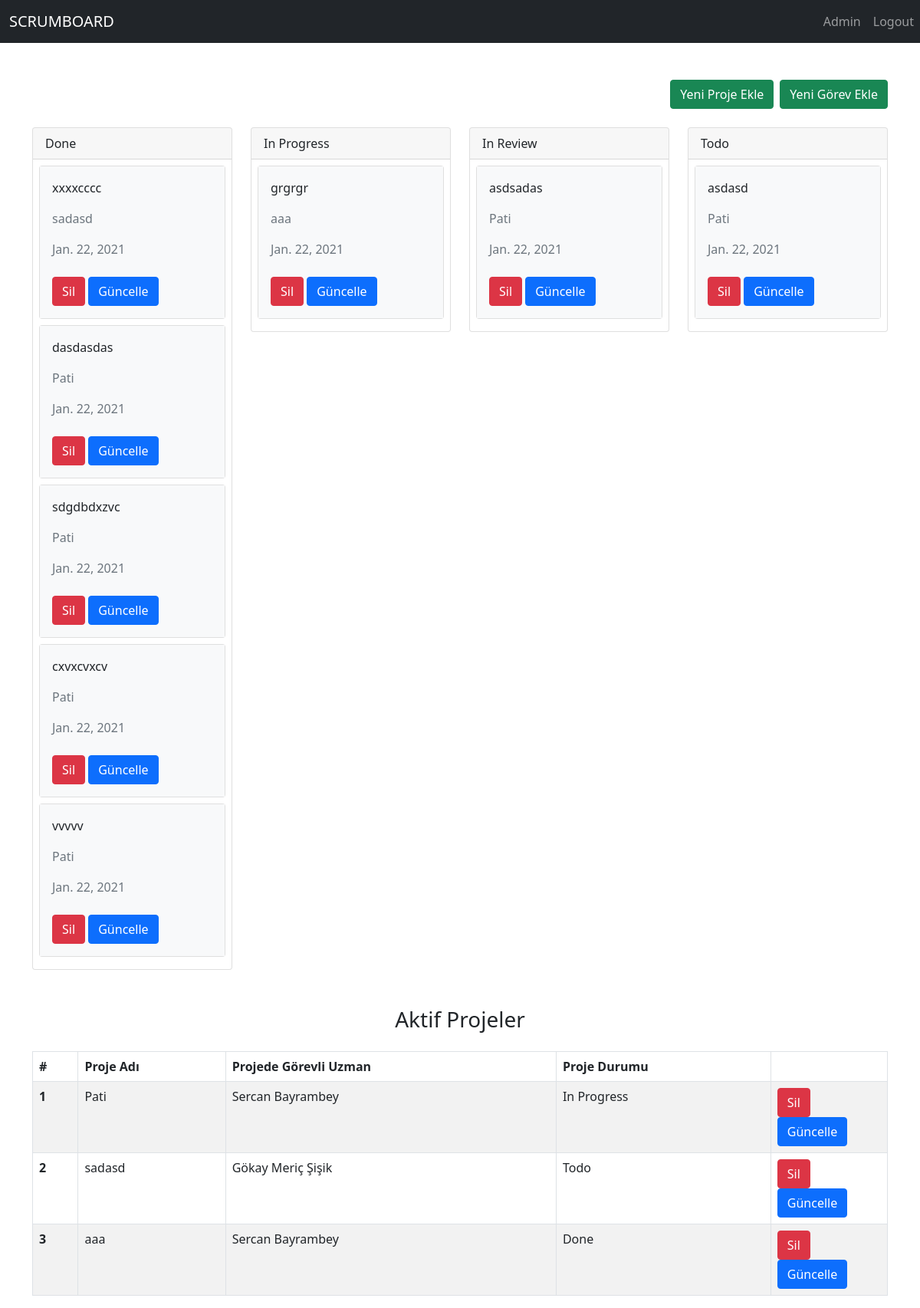
The app's page /home (signed in), older data.
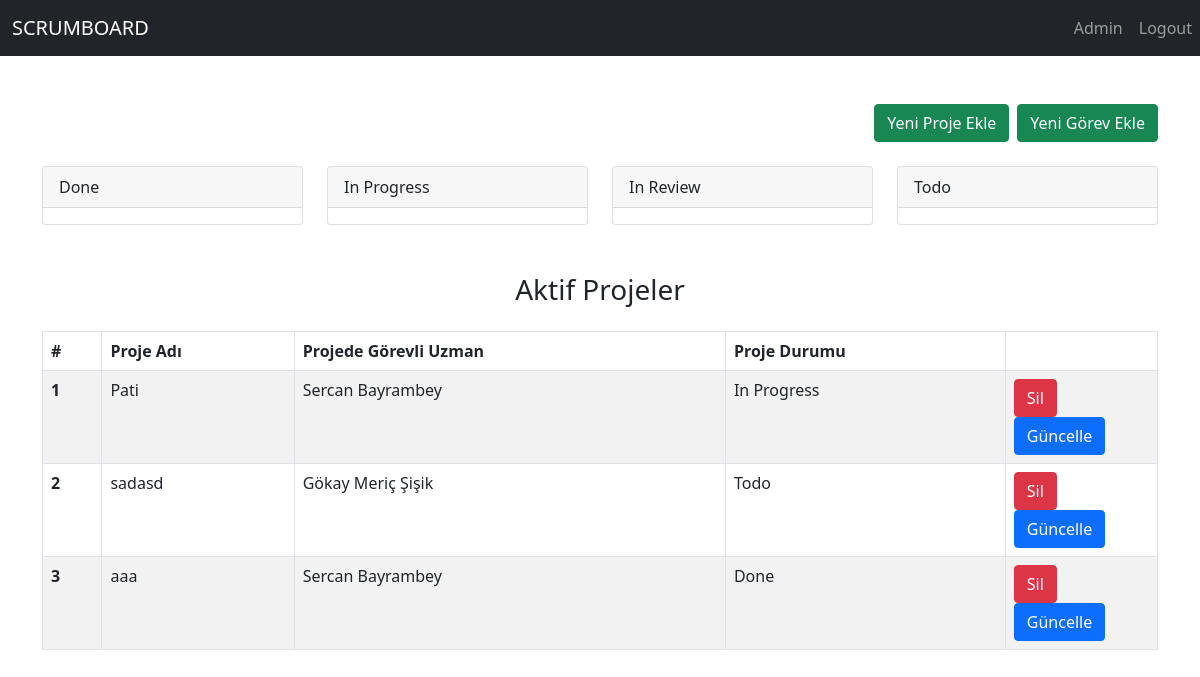
The same page, newer data.
### tasks/models.py (models this page shows, shortened)
class Status(models.Model):
    status_id = models.AutoField(primary_key=True)
    status_title = models.CharField(max_length=20)

class Task(models.Model):
    task_id = models.AutoField(primary_key=True)
    task_desc = models.CharField(max_length=1000)
    task_status = models.ForeignKey(Status, on_delete=models.CASCADE)
    task_tech_expert = models.ForeignKey(TechExpert, on_delete=models.CASCADE)
    task_job = models.ForeignKey(Job, on_delete=models.CASCADE)
    task_created_date = models.DateField(default=now())

class Job(models.Model):
    job_id = models.AutoField(primary_key=True)
    job_title = models.CharField(max_length=50)
    job_tech_expert = models.ForeignKey(TechExpert, on_delete=models.CASCADE)
    job_status = models.ForeignKey(Status, on_delete=models.CASCADE)
    job_date = models.DateField(default=now())
    job_estimated_time = models.IntegerField()
    job_actual_time = models.IntegerField(default=0)
    job_desc = models.CharField(max_length=1000)
    job_notes = models.CharField(max_length=500)

class TechExpert(models.Model):
    expert_id = models.AutoField(primary_key=True)
    expert_name = models.CharField(max_length=20)

### tasks/views.py (the view)
# urls.py: path('home', homePage),
@login_required(login_url='/login')
def homePage(request):
    experts = TechExpert.objects.all()
    temp_list = []
    for expert in experts:
        tempex = {"expert_id": expert.expert_id, "expert_name": expert.expert_name}
        temp_list.append(tempex)
    experts = temp_list
    statuses = Status.objects.all()
    temp_list = []
    for status in statuses:
        tempstat = {"status_id": status.status_id, "status_title": status.status_title}
        temp_list.append(tempstat)
    statuses = temp_list
    tasks = Task.objects.all()
    temp_list = []
    for task in tasks:
        temptask = {"task_id":task.task_id,"task_desc": task.task_desc, "task_job": task.task_job.job_title, "task_tech_expert": task.task_tech_expert.expert_name, "task_status_id": task.task_status_id, "task_created_date": task.task_created_date}
        temp_list.append(temptask)
    tasks = temp_list
    jobs = Job.objects.all()
    temp_list = []
    for job in jobs:
        tempjob = {"job_title": job.job_title, "job_status": job.job_status.status_title, "job_tech_expert": job.job_tech_expert.expert_name, "job_id": job.job_id}
        temp_list.append(tempjob)
    jobs = temp_list
    username = request.user.username.capitalize()
    context = {
        "experts" : experts,
        "stasuses": statuses,
        "tasks": tasks,
        "jobs": jobs,
        "date": now(),
        "username": username
    }
    return render(request, 'home.html', context)

### tasks/templates/home.html (shortened to what this page needs)
<html >
    <head>
        {% load static %}
        <link href="https://cdn.jsdelivr.net/npm/bootstrap@5.0.0-beta1/dist/css/bootstrap.min.css" rel="stylesheet">
    </head>
    <header>
    <nav class="navbar navbar-expand-lg navbar-dark bg-dark">
        <div class="container-fluid">
            <a class="navbar-brand" href="#">SCRUMBOARD</a>
        </div>
            <div class="navbar-collapse collapse w-100 order-3 dual-collapse2">
            <ul class="navbar-nav ms-auto">
                <li class="nav-item">
                <a class="nav-link" href="#">{{username}}</a>
                </li>
                <li class="nav-item">
                <a class="nav-link" href="/logout">Logout</a>
                </li>
            </ul>
            </div>
    </nav>
    </header>
    <body style="background-image: url('https://images.freeimages.com/images/large-previews/a3b/website-rays-background-pattern-1637863.png');">
    <div class="container mt-5">
        <div class="d-grid gap-2 d-md-flex justify-content-md-end">
                <button type="button" class="btn btn-success mb-2" data-bs-toggle="modal" data-bs-target="#AddNewJob">
                    Yeni Proje Ekle
                </button>
                <button type="button" class="btn btn-success mb-2" data-bs-toggle="modal" data-bs-target="#AddTaskModal">
                    Yeni Görev Ekle
                </button>
          </div>
    <div class="row mt-3">
        {% for status in stasuses %}
        <div class="col-sm-3">
            <div class="card">
                <div class="card-header todo-card-header">
                    {{ status.status_title }}
                </div>
                <div class="todo-card-body bg-lightgray">
                    <ul class="list-unstyled ul-todo" id="todo">
                    {% for task in tasks%}
                        {% if task.task_status_id == status.status_id %}
                            <li>
                             <div class="todo-card-body bg-lightgray">
                                <ul class="list-unstyled ul-todo" id="todo">
                                    <li>
                                        <div class="card mt-2 me-2 ms-2 mb-2">
                                            <div class="card-body bg-light">
                                            <p class="card-text">{{task.task_desc}}</p>
                                            <p><h7 class="card-subtitle mb-2 text-muted">{{task.task_job}}</h7></p>
                                            <h7 class="card-subtitle mb-2 text-muted">{{task.task_created_date}}</h7>
                                            <br>
                                            <br>
                                            <button class="btn btn-danger" onclick="deleteTask({{task.task_id}})"> Sil </button>
                                            <a href="updateTask/{{task.task_id}}"><button class="btn btn-primary">Güncelle </button></a>
                                            </div>
                                        </div>
                                    </li>
                                </ul>
                            </div>
                            </li>
                        {% endif %}
                    {% endfor %}
                    </ul>
                </div>
            </div>
        </div>
        {% endfor%}
    </div>
</div>
    <center><h3 class="mt-5">Aktif Projeler </h3></center>
    <div class="container mt-4">
        <table class="table table-striped table-hover table-bordered">
            <thead>
              <tr>
                <th scope="col">#</th>
                <th scope="col">Proje Adı</th>
                <th scope="col">Projede Görevli Uzman</th>
                <th scope="col">Proje Durumu</th>
                <th scope="col"></th>
              </tr>
            </thead>
            <tbody>
            {% for job in jobs%}
              <tr>
                <th scope="row">{{forloop.counter}}</th>
                <td>{{job.job_title}}</td>
                <td>{{job.job_tech_expert}}</td>
                <td>{{job.job_status}}</td>
                <td style="max-width: 70px">
                <button class="btn btn-danger" onclick="deleteJob({{job.job_id}})">Sil </button>
                <a href="/updateJob/{{job.job_id}}"><button class="btn btn-primary"> Güncelle </button></a>
                </td>
              </tr>
            {% endfor %}
            </tbody>
          </table>
    </div>
</html>

Row changes from the older to the newer data that the page shows:
removed Task: task_desc "xxxxcccc", task_created_date "Jan. 22, 2021"
removed Task: task_desc "dasdasdas", task_created_date "Jan. 22, 2021"
removed Task: task_desc "sdgdbdxzvc", task_created_date "Jan. 22, 2021"
removed Task: task_desc "cxvxcvxcv", task_created_date "Jan. 22, 2021"
removed Task: task_desc "vvvvv", task_created_date "Jan. 22, 2021"
removed Task: task_desc "grgrgr", task_created_date "Jan. 22, 2021"
removed Task: task_desc "asdsadas", task_created_date "Jan. 22, 2021"
removed Task: task_desc "asdasd", task_created_date "Jan. 22, 2021"
Text that changed along with them:
list line gone: "sadasd"
list line gone: "Sil Güncelle Sil Güncelle Sil Güncelle Sil Güncelle Sil Güncelle"
list line gone: "Pati Pati Pati Pati"
list line gone: "aaa"
list line gone: "Sil Güncelle"
list line gone: "Pati"
